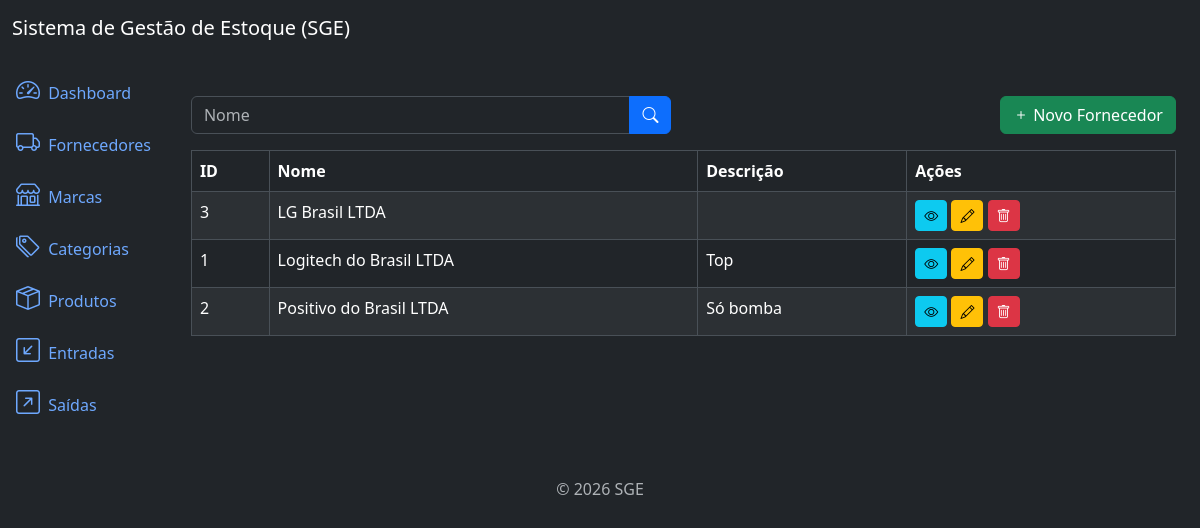
Screenshot of /suppliers/list/ with the database file from the repository.
### suppliers/models.py (models this page shows, shortened)
class Supplier(models.Model):
    name = models.CharField(max_length= 500)
    description = models.TextField(null= True, blank= True)
    created_at = models.DateTimeField(auto_now_add= True)
    updated_at = models.DateTimeField(auto_now= True)
    class Meta:
        ordering = ["name"]

### suppliers/views.py (the view)
# urls.py: path("suppliers/list/", views.SupplierListView.as_view(), name = "supplier_list"),
class SupplierListView(ListView):
    model = models.Supplier
    template_name = "supplier_list.html"
    context_object_name = "suppliers"
    paginate_by = 10
    def get_queryset(self):
        queryset =  super().get_queryset()
        name = self.request.GET.get("name")
        if name:
            queryset = queryset.filter(name__icontains= name)
        return queryset

### suppliers/templates/supplier_list.html (shortened to what this page needs)
{% extends 'base.html' %}
{% block content %}
<div class="row mb-3">
    <div class="col-md-6">
        <form method="get" action="{% url 'supplier_list' %}">
            <div class="input-group">
                <input type="text" class="form-control" name="name" placeholder="Nome" value="{{ request.GET.name }}">
                <button type="submit" class="btn btn-primary">
                    <i class="bi bi-search"></i>
                </button>
            </div>
        </form>
    </div>
    <div class="col-md-6">
        <a href="{% url 'supplier_create' %}" class="btn btn-success float-end">
            <i class="bi bi-plus"></i> Novo Fornecedor
        </a>
    </div>
</div>
<div class="table-responsive">
    <table class="table table-striped table-bordered">
        <thead class="thead-dark">
            <tr>
                <th>ID</th>
                <th>Nome</th>
                <th>Descrição</th>
                <th>Ações</th>
            </tr>
        </thead>
        <tbody>
            {% for supplier in suppliers %}
            <tr>
                <td>{{ supplier.id }}</td>
                <td>{{ supplier.name }}</td>
                <td>{{ supplier.description}}</td>
                <td>
                    <a href="{% url 'supplier_detail' supplier.id %}" class="btn btn-info btn-sm">
                        <i class="bi bi-eye"></i>
                    </a>
                    <a href="{% url 'supplier_update' supplier.id%}" class="btn btn-warning btn-sm">
                        <i class="bi bi-pencil"></i>
                    </a>
                    <a href="{% url 'supplier_delete' supplier.id%}" class="btn btn-danger btn-sm">
                        <i class="bi bi-trash"></i>
                    </a>
                </td>
            </tr>
            {% endfor %}
        </tbody>
    </table>
</div>
{% endblock %}

### rows the page displays
Supplier: id "3", name "LG Brasil LTDA"
Supplier: id "1", name "Logitech do Brasil LTDA", description "Top"
Supplier: id "2", name "Positivo do Brasil LTDA", description "Só bomba"
